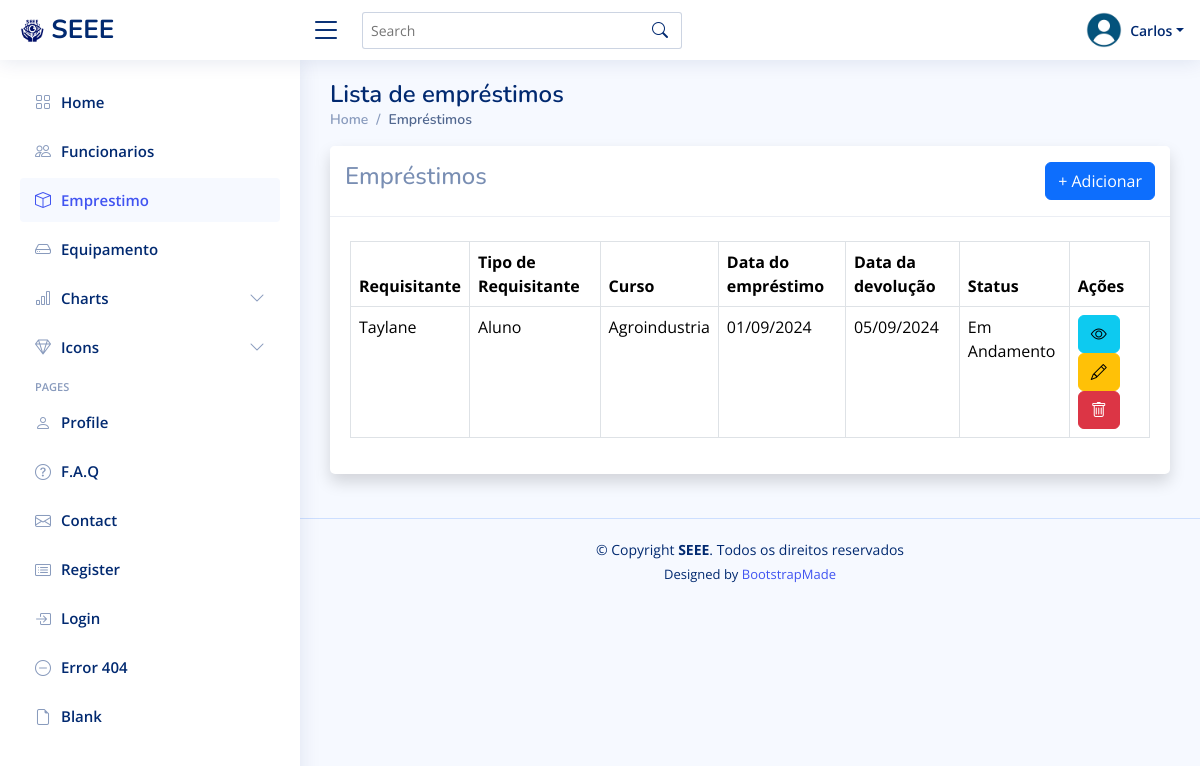
/emprestimo/list/ (signed in), run on the app's committed database.
### emprestimo/models.py (models this page shows, shortened)
class Emprestimo(models.Model):
    class TipoDoRequisitante(models.IntegerChoices):
        ALUNO = 1, 'Aluno'
        PROFESSOR = 2, 'Professor'
        FUNCIONARIO = 3, 'Funcionário'
        OUTRO = 4, 'Outro'
    class Status(models.IntegerChoices):
        CONCLUIDO = 1, 'Devolvido'
        ANDAMENTO = 2, 'Em Andamento'
        INCOMPLETO = 3, 'Atrasado'
    requisitante = models.CharField(max_length=50)
    tipoDoRequisitante = models.IntegerField(choices=TipoDoRequisitante.choices, default=TipoDoRequisitante.OUTRO)
    sala = models.CharField(max_length=50)
    curso = models.CharField(max_length=20, null=True)
    dataEmprestimo = models.DateField(default=timezone.now)
    dataDevolucao = models.DateField(null=True, blank=True)
    observacoesDeDevolucao = models.CharField(max_length=255, blank=True)
    status = models.IntegerField(choices=Status.choices, default=Status.ANDAMENTO)
    funcionario = models.ForeignKey('funcionario.Funcionario', on_delete=models.SET_NULL, null=True, blank=True)

### emprestimo/views.py (the view)
# urls.py: path('list/', views.list, name='emprestimoList')
@login_required
def list(request):
    emprestimos = Emprestimo.objects.all()
    return render(request, 'emprestimo/list.html', {'emprestimos':emprestimos})

### templates/emprestimo/list.html (shortened to what this page needs)
{% extends 'funcionario/_base.html' %}
{% block content %}
<div class="pagetitle">
    <h1>Lista de empréstimos</h1>
    <nav>
        <ol class="breadcrumb">
            <li class="breadcrumb-item"><a href="/funcionario/">Home</a></li>
            <li class="breadcrumb-item active">Empréstimos</li>
        </ol>
    </nav>
</div>
<div class="card shadow mb-4">
    <div class="card-header py-3 d-sm-flex align-items-center justify-content-between mb-4">
        <h4>Empréstimos</h4>
        <a class="btn btn-primary" href="{% url 'emprestimoAdd' %}">+ Adicionar</a>
    </div>
    <div class="card-body">
        <div class="table-responsive">
            <table class="table table-bordered">
                <thead>
                    <tr>
                        <th>Requisitante</th>
                        <th>Tipo de Requisitante</th>
                        <th>Curso</th>
                        <th>Data do empréstimo</th>
                        <th>Data da devolução</th>
                        <th>Status</th>
                        <th>Ações</th>
                    </tr>
                </thead>
                <tbody>
                    {% for e in emprestimos %}
                        <tr>
                            <td>{{ e.requisitante }}</td>
                            <td>{{ e.get_tipoDoRequisitante_display }}</td>
                            <td>{{ e.curso }}</td>
                            <td>{{ e.dataEmprestimo|date:"d/m/Y" }}</td>
                            <td>{{ e.dataDevolucao|date:"d/m/Y" }}</td>
                            <td>{{ e.get_status_display }}</td>
                            <td>
                                <a class="btn btn-info" href="{% url 'emprestimoDetail' e.id %}" data-bs-toggle="tooltip" data-bs-placement="top" title="Ver detalhes"><i class="bi bi-eye"></i></a>
                                <a class="btn btn-warning" href="{% url 'emprestimoEdit' e.id  %}" data-bs-toggle="tooltip" data-bs-placement="top" title="Editar"><i class="bi bi-pencil"></i></a>
                                <button type="button" class="btn btn-danger" data-bs-toggle="modal" data-bs-target="#basicModal-{{ e.id }}"><i class="bi bi-trash"></i></button>
                            </td>
                        </tr>
                    {% endfor %}
                </tbody>
            </table>
        </div>
    </div>
</div>
{% endblock %}

### templates/funcionario/_base.html (shortened to what this page needs)
{% load static %}
<!DOCTYPE html>
<html lang="en">
<head>
  <link href="{% static 'assets/vendor/bootstrap/css/bootstrap.min.css' %}" rel="stylesheet">
  <link href="{% static 'assets/vendor/bootstrap-icons/bootstrap-icons.css' %}" rel="stylesheet">
  <link href="{% static 'assets/vendor/boxicons/css/boxicons.min.css' %}" rel="stylesheet">
  <link href="{% static 'assets/vendor/quill/quill.snow.css' %}" rel="stylesheet">
  <link href="{% static 'assets/vendor/quill/quill.bubble.css' %}" rel="stylesheet">
  <link href="{% static 'assets/vendor/remixicon/remixicon.css' %}" rel="stylesheet">
  <link href="{% static 'assets/vendor/simple-datatables/style.css' %}" rel="stylesheet">
  <link href="{% static 'assets/css/style.css' %}" rel="stylesheet">
</head>
<body>
  <header id="header" class="header fixed-top d-flex align-items-center">
    <div class="d-flex align-items-center justify-content-between">
      <a href="index.html" class="logo d-flex align-items-center">
        <img src="{% static 'assets/img/SEEE.png' %}" alt="">
        <span class="d-none d-lg-block">SEEE</span>
      </a>
      <i class="bi bi-list toggle-sidebar-btn"></i>
    </div>
    <div class="search-bar">
      <form class="search-form d-flex align-items-center" method="POST" action="#">
        <input type="text" name="query" placeholder="Search" title="Enter search keyword">
        <button type="submit" title="Search"><i class="bi bi-search"></i></button>
      </form>
    </div>
    <nav class="header-nav ms-auto">
      <ul class="d-flex align-items-center">
        <li class="nav-item dropdown pe-3">
          <a class="nav-link nav-profile d-flex align-items-center pe-0" href="#" data-bs-toggle="dropdown">
            <img src="{% static 'assets/img/profile.png' %}" alt="Profile" class="rounded-circle">
            <span class="d-none d-md-block dropdown-toggle ps-2">{{ user.username }}</span>
          </a>
        </li>
      </ul>
    </nav>
  </header>
  {% include 'funcionario/sidebar.html'%}
  <main id="main" class="main">
    {% block content %}
    {% endblock %}
  </main>
  <footer id="footer" class="footer">
    <div class="copyright">
      &copy; Copyright <strong><span>SEEE</span></strong>. Todos os direitos reservados
    </div>
    <div class="credits">
      Designed by <a href="https://bootstrapmade.com/">BootstrapMade</a>
    </div>
  </footer>
</body>
</html>

### static/assets/css/style.css (style rules this page uses)
:root { scroll-behavior: smooth; }
body { font-family: "Open Sans", sans-serif; background: #f6f9ff; color: #444444; }
a { color: #4154f1; text-decoration: none; }
h1, h2, h3, h4, h5, h6 { font-family: "Nunito", sans-serif; }
#main { margin-top: 60px; padding: 20px 30px; transition: all 0.3s; }
.pagetitle { margin-bottom: 10px; }
.pagetitle h1 { font-size: 24px; margin-bottom: 0; font-weight: 600; color: #012970; }
.card { margin-bottom: 30px; border: none; border-radius: 5px; box-shadow: 0px 0 30px rgba(1, 41, 112, 0.1); }
.card-header, .card-footer { border-color: #ebeef4; background-color: #fff; color: #798eb3; padding: 15px; }
.card-body { padding: 0 20px 20px 20px; }
.breadcrumb { font-size: 14px; font-family: "Nunito", sans-serif; color: #899bbd; font-weight: 600; }
.breadcrumb a { color: #899bbd; transition: 0.3s; }
.breadcrumb .breadcrumb-item::before { color: #899bbd; }
.breadcrumb .active { color: #51678f; font-weight: 600; }
.logo { line-height: 1; }
@media (min-width: 1200px) { .logo { width: 280px; } }
.logo img { max-height: 26px; margin-right: 6px; }
.logo span { font-size: 26px; font-weight: 700; color: #012970; font-family: "Nunito", sans-serif; }
.header { transition: all 0.5s; z-index: 997; height: 60px; box-shadow: 0px 2px 20px rgba(1, 41, 112, 0.1); background-color: #fff; padding-left: 20px; }
.header .toggle-sidebar-btn { font-size: 32px; padding-left: 10px; cursor: pointer; color: #012970; }
.header .search-bar { min-width: 360px; padding: 0 20px; }
.header .search-form { width: 100%; }
.header .search-form input { border: 0; font-size: 14px; color: #012970; border: 1px solid rgba(1, 41, 112, 0.2); padding: 7px 38px 7px 8px; border-radius: 3px; transition: 0.3s; width: 100%; }
.header .search-form button { border: 0; padding: 0; margin-left: -30px; background: none; }
.header .search-form button i { color: #012970; }
.header-nav ul { list-style: none; }
.header-nav>ul { margin: 0; padding: 0; }
.header-nav .nav-profile { color: #012970; }
.header-nav .nav-profile img { max-height: 36px; }
.header-nav .nav-profile span { font-size: 14px; font-weight: 600; }
@media (min-width: 1200px) { #main, #footer { margin-left: 300px; } }
.footer { padding: 20px 0; font-size: 14px; transition: all 0.3s; border-top: 1px solid #cddfff; }
.footer .copyright { text-align: center; color: #012970; }
.footer .credits { padding-top: 5px; text-align: center; font-size: 13px; color: #012970; }

### data on the page
Emprestimo: requisitante "Taylane", tipoDoRequisitante "Aluno", curso "Agroindustria", dataEmprestimo "01/09/2024", dataDevolucao "05/09/2024", status "Em Andamento"

### other printed values
{{ user.username }} "Carlos"
